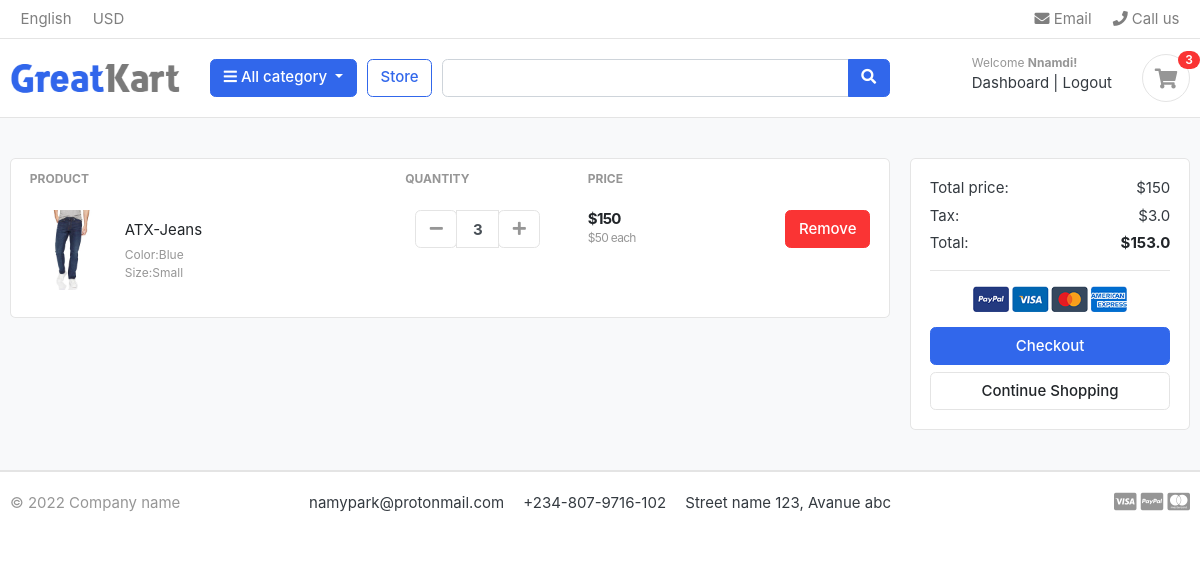
Before: /carts/ (signed in) with the older database file.
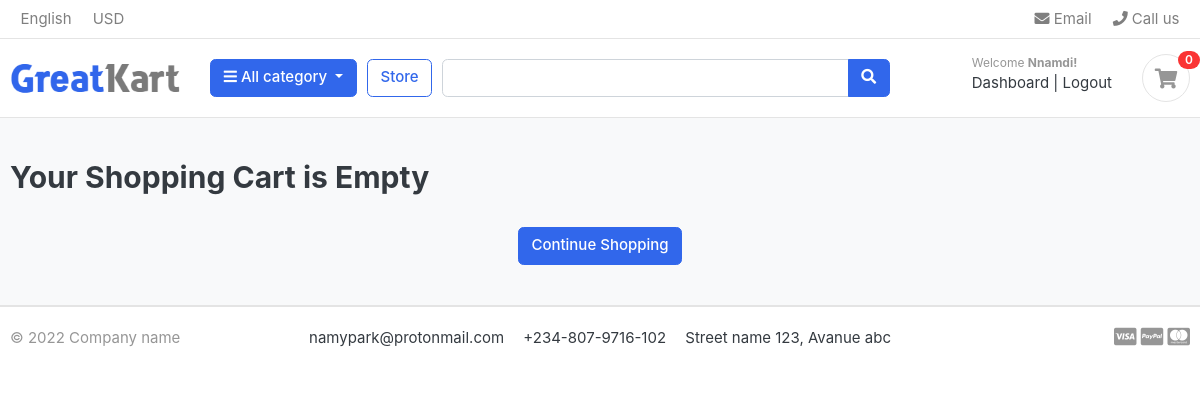
After: the same page with the newer database file.
### carts/models.py (models this page shows, shortened)
class CartItem(models.Model):
    user = models.ForeignKey(Account, on_delete=models.CASCADE, null=True)
    product = models.ForeignKey(Product, on_delete=models.CASCADE)
    variations = models.ManyToManyField(Variation, blank=True)
    cart = models.ForeignKey(Cart, on_delete=models.CASCADE)
    quantity = models.IntegerField()
    is_active = models.BooleanField(default=True)
    def sub_total(self):
        return self.product.price * self.quantity

### store/models.py (models this page shows, shortened)
class Product(models.Model):
    product_name = models.CharField(max_length=200, unique=True)
    description = models.TextField(max_length=200, null=True)
    slug = models.SlugField(max_length=200, unique=True)
    price = models.IntegerField()
    images = models.ImageField(upload_to="photos/products")
    stock = models.IntegerField()
    is_available = models.BooleanField(default=True)
    category = models.ForeignKey(Category, on_delete=models.CASCADE, null=True)
    created_date = models.DateTimeField(auto_now_add=True)
    modified_date = models.DateTimeField(auto_now=True)
    def get_absolute_url(self):
        return reverse(
            "product_detail",
            kwargs={"product_slug": self.slug, "category_slug": self.category.slug},
        )

class Variation(models.Model):
    product = models.ForeignKey(Product, on_delete=models.CASCADE)
    variation_category = models.CharField(max_length=100, choices=choices)
    variation_value = models.CharField(max_length=100)
    is_active = models.BooleanField(default=True)
    created_date = models.DateField(auto_now=True)
    objects = VariationManager()

### carts/views.py (the view)
# urls.py: path("", views.cart, name="cart"),
def cart(request, total_price=0, quantity=0, cart_items=None):
    try:
        if request.user.is_authenticated:
            cart_items = CartItem.objects.filter(user=request.user, is_active=True)
        else:
            cart = Cart.objects.get(cart_id=_cart_id(request))
            cart_items = CartItem.objects.filter(cart=cart, is_active=True)
        for cart_item in cart_items:
            total_price += round(cart_item.product.price * cart_item.quantity, 2)
            quantity += cart_item.quantity
        tax = round((total_price * 2) / 100, 2)
        total = round(tax + total_price, 2)
    except CartItem.DoesNotExist:
        pass
    context = {
        "total_price": total_price,
        "total": total,
        "tax": tax,
        "quantity": quantity,
        "cart_items": cart_items,
    }
    return render(request, "carts/cart.html", context)

### carts/context_processors.py (called while the page is built)
def cart_quantity(request):
    quantity = 0
    if "admin" in request.path:
        return {}
    else:
        try:
            cart = Cart.objects.filter(cart_id=_cart_id(request))
            if request.user.is_authenticated:
                cart_items = CartItem.objects.all().filter(user=request.user)
            else:
                cart_items = CartItem.objects.all().filter(cart=cart[:1])
            for item in cart_items:
                quantity += item.quantity
        except Cart.DoesNotExist:
            quantity = 0
    return {"quantity": quantity}

### carts/views.py (called while the page is built)
def _cart_id(request):
    cart = request.session.session_key
    if not cart:
        cart = request.session.create()
    return cart

### category/context_processors.py (called while the page is built)
def menu_links(request):
    links = Category.objects.all()
    return dict(links=links)

### category/models.py (called while the page is built)
    def get_absolute_url(self):
        return reverse("products_by_category", kwargs={"category_slug": self.slug})

### carts/templates/carts/cart.html (shortened to what the changed rows need)
{% extends "ecommerce/base.html" %} {% load static %}{% block content %}
<section class="section-content padding-y bg">
  <div class="container">
    {% if not cart_items %}
    <h2>Your Shopping Cart is Empty</h2>
    <br />
    <div class="text-center">
      <a href="{% url 'store' %}" class="btn btn-primary">
        Continue Shopping
      </a>
    </div>
    {% else %}
    <div class="row">
      <aside class="col-lg-9">
        <div class="card">
          <table class="table table-borderless table-shopping-cart">
            <thead class="text-muted">
              <tr class="small text-uppercase">
                <th scope="col">Product</th>
                <th scope="col" width="120">Quantity</th>
                <th scope="col" width="120">Price</th>
                <th scope="col" class="text-right" width="200"></th>
              </tr>
            </thead>
            <tbody>
              {% for item in cart_items %}
              <tr>
                <td>
                  <figure class="itemside align-items-center">
                    <div class="aside">
                      <img src="{{ item.product.images.url }}" class="img-sm" />
                    </div>
                    <figcaption class="info">
                      <a
                        href="{{ item.product.get_absolute_url }}"
                        class="title text-dark"
                        >{{ item.product.product_name}}</a
                      >
                      <p class="text-muted small">
                        {% if item.variations.all %}
                          {% for i in item.variations.all %}
                            {{i.variation_category | capfirst }}:{{i.variation_value | capfirst }} <br>
                          {% endfor %}
                        {% endif %}
                      </p>
                    </figcaption>
                  </figure>
                </td>
                <td>
                  <div class="col">
                    <div class="input-group input-spinner">
                      <div class="input-group-prepend">
                        <form action="{% url 'remove_cart' item.product.id item.id%}" method='POST'>
                          <button
                            class="btn btn-light"
                            type="submit"
                          id="button-plus"
                        >
                          <i class="fa fa-minus"></i>
                        </button>
                      </form>
                      </div>
                      <input
                        type="text"
                        class="form-control"
                        value="{{ item.quantity }}"
                      />
                      <div class="input-group-append">
                        <form action="{% url 'add_cart' item.product.id %}" method='POST'>
                          <button
                            class="btn btn-light"
                            type="submit"
                            id="button-minus"
                          >
                            <i class="fa fa-plus"></i>
                        </button>
                        </form>
                      </div>
                    </div>
                  </div>
                </td>
                <td>
                  <div class="price-wrap">
                    <var class="price">${{ item.sub_total }}</var>
                    <small class="text-muted">
                      ${{ item.product.price }} each
                    </small>
                  </div>
                </td>
                <td class="text-right">
                  <a
                    onclick="return confirm('Are you sure?')"
                    href="{% url 'delete_cart' item.product.id item.id  %}"
                    class="btn btn-danger"
                  >
                    Remove</a
                  >
                </td>
              </tr>
              {% endfor %}
            </tbody>
          </table>
        </div>
      </aside>
      <aside class="col-lg-3">
        <div class="card">
          <div class="card-body">
            <dl class="dlist-align">
              <dt>Total price:</dt>
              <dd class="text-right">${{total_price}}</dd>
            </dl>
            <dl class="dlist-align">
              <dt>Tax:</dt>
              <dd class="text-right">${{tax}}</dd>
            </dl>
            <dl class="dlist-align">
              <dt>Total:</dt>
              <dd class="text-right text-dark b">
                <strong>${{total}}</strong>
              </dd>
            </dl>
            <hr />
            <p class="text-center mb-3">
              <img
                src="{% static './images/misc/payments.png' %}"
                height="26"
              />
            </p>
            <a href="{% url 'checkout' %}" class="btn btn-primary btn-block">
              Checkout
            </a>
            <a href="{% url 'store' %}" class="btn btn-light btn-block"
              >Continue Shopping</a
            >
          </div>
        </div>
      </aside>
    </div>
    {% endif %}
  </div>
</section>
{% endblock %}

### ecommerce/templates/ecommerce/navbar.html (shortened to what this page needs)
{% load static %}
<header class="section-header">
  <nav class="navbar p-md-0 navbar-expand-sm navbar-light border-bottom">
    <div class="container">
      <div class="collapse navbar-collapse" id="navbarTop4">
        <ul class="navbar-nav mr-auto">
          <li class="nav-item dropdown">
            <a href="#" class="nav-link"> English </a>
          </li>
          <li class="nav-item dropdown">
            <a href="#" class="nav-link"> USD </a>
          </li>
        </ul>
        <ul class="navbar-nav">
          <li>
            <a href="#" class="nav-link">
              <i class="fa fa-envelope"></i> Email
            </a>
          </li>
          <li>
            <a href="#" class="nav-link">
              <i class="fa fa-phone"></i> Call us
            </a>
          </li>
        </ul>
      </div>
    </div>
  </nav>
  <section class="header-main border-bottom">
    <div class="container">
      <div class="row align-items-center">
        <div class="col-lg-2 col-md-3 col-6">
          <a href="{% url 'index' %}" class="brand-wrap">
          <img class="logo" src="{% static './images/logo.png' %}" />
          </a>
        </div>
        <div class="col-lg col-sm col-md col-6 flex-grow-0">
          <div class="category-wrap dropdown d-inline-block float-right">
            <button
              type="button"
              class="btn btn-primary dropdown-toggle"
              data-toggle="dropdown"
            >
              <i class="fa fa-bars"></i> All category
            </button>
          </div>
        </div>
        <a href="{% url 'store' %}" class="btn btn-outline-primary">Store</a>
        <div class="col-lg col-md-6 col-sm-12 col">
          <form action="{% url 'search_store' %}" class="search" method="GET">
            <div class="input-group w-100">
              <input
                type="text"
                class="form-control"
                style="width: 60%"
                placeholder="{{search_query}}"
                name='search'
                value="{{search_query}}"
              />
              <div class="input-group-append">
                <button class="btn btn-primary" type="submit">
                  <i class="fa fa-search"></i>
                </button>
              </div>
            </div>
          </form>
        </div>
        <div class="col-lg-3 col-sm-6 col-8 order-2 order-lg-3">
          <div class="d-flex justify-content-end mb-3 mb-lg-0">
            <div class="widget-header">
              {% if request.user.is_authenticated %}
              <small class="title text-muted">Welcome <b>{{request.user.first_name | capfirst}}</b><b>!</b></small>
              <div>
                <a href="{% url 'dashboard' %}"> Dashboard</a><span class="dark-transp"> | </span>
                <a href="{% url 'logout' %}">Logout</a>
                {% else %}
                <small class="title text-muted">Welcome <b>guest!</b></small>
              <div>
                <a href="{% url 'login' %}">Sign in</a>
                <span class="dark-transp"> | </span>
                <a href="{% url 'register' %}"> Register</a>
                {% endif %}
              </div>
            </div>
            <a href="{% url 'cart' %}" class="widget-header pl-3 ml-3">
              <div class="icon icon-sm rounded-circle border">
                <i class="fa fa-shopping-cart"></i>
              </div>
              {% if quantity %}
              <span class="badge badge-pill badge-danger notify"
                >{{quantity}}</span
              >
              {% else %}
              <span class="badge badge-pill badge-danger notify">0</span>
              {% endif %}
            </a>
          </div>
        </div>
      </div>
    </div>
  </section>
</header>

Changed rows visible on the page:
removed CartItem: product.images (picture), product.product_name "ATX-Jeans", quantity "3", sub_total "150", product.price "50"
no longer on this page (row unchanged): Variation: variation_category "Color", variation_value "Blue"
no longer on this page (row unchanged): Variation: variation_category "Size", variation_value "Small"
Other visible differences:
{{ quantity }}: "3" → (not shown)
{{ total_price }}: "150" → (not shown)
{{ tax }}: "3.0" → (not shown)
{{ total }}: "153.0" → (not shown)
text no longer shown: "PRODUCT QUANTITY PRICE Total price: $ Tax: $ Total: $ Checkout"
text now shown: "0 Your Shopping Cart is Empty"
